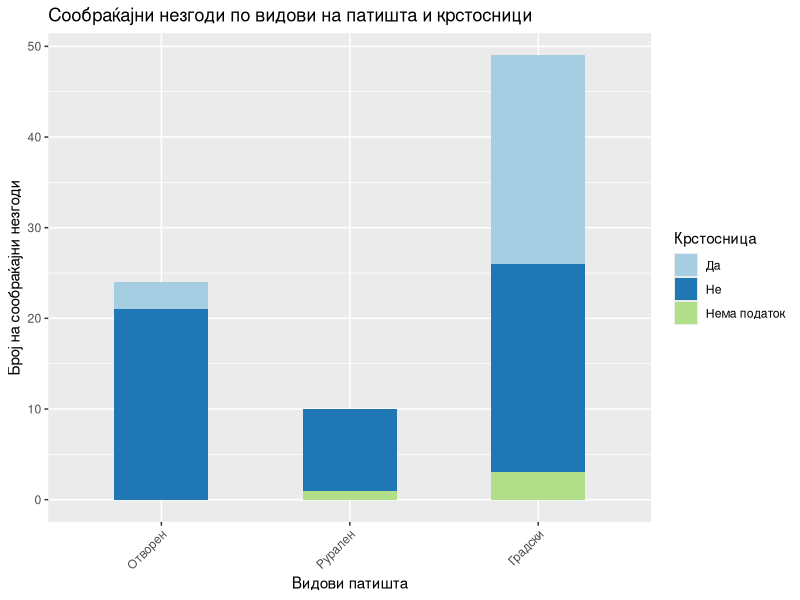
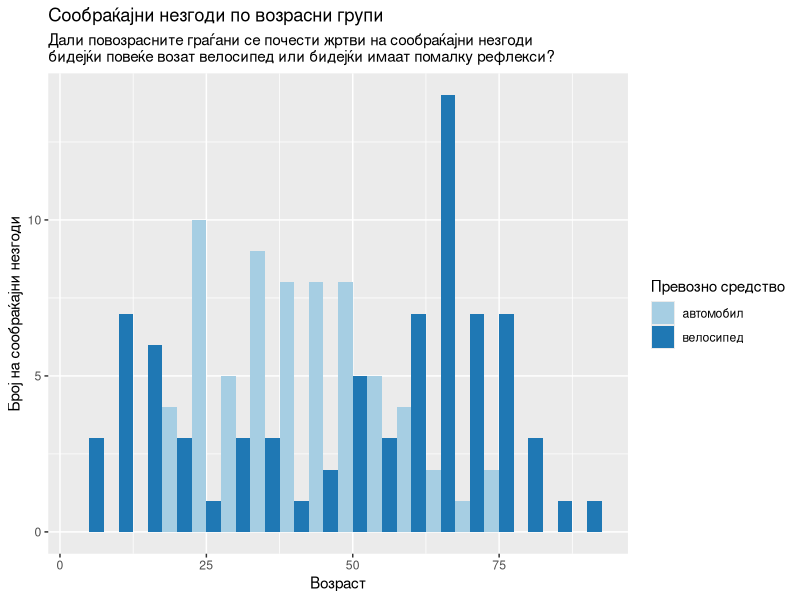

Write R code to recreate these figures, in order.
## ---- chunk 1
library(tidyverse)
## ---- chunk 2
#get the data
accidents <- as_tibble(read_csv("mvr-data.csv"))
## ---- chunk 3
#keep the traffic accidents
traffacc <- accidents %>% 
  #separate Date of event; having months as observations might be useful.
  separate(DateOfEvent, c("Day", "Month", "Year"), sep = "\\.", remove = FALSE) %>% 
  #filter so we keep just the traffic accidents
  filter(Event == "сообраќајна незгода")
## ---- chunk 4
#plot roads and accidents
traffacc %>% mutate(Crossroad2=case_when(Crossroad == "да" ~ "Да",
                                         Crossroad == "не" ~ "Не",
                                         is.na(Crossroad) ~ "Нема податок")) %>%
  ggplot(aes(TypeOfRoad)) +
    geom_bar(aes(fill=Crossroad2), width = 0.5) +
    scale_x_discrete(labels=c("Отворен", "Рурален", "Градски")) +
    theme(axis.text.x = element_text(angle=45, vjust=1, hjust=1)) +
    scale_fill_brewer(palette = "Paired") +
    labs(title="Сообраќајни незгоди по видови на патишта и крстосници", 
            x = "Видови патишта", y = "Број на сообраќајни незгоди", fill = "Крстосница") 
## ---- chunk 5
#new data sets for plot by age of persons
veh1 <- traffacc %>% 
  select(DateOfEvent, TypeOfRoad, ends_with("1")) %>% 
  rename(Vehicle=Vehicle1, Age=AgeV1, Gender=GenderV1)

veh2 <- traffacc %>% 
  select(DateOfEvent, TypeOfRoad, ends_with("2")) %>% 
  rename(Vehicle=Vehicle2, Age=AgeV2, Gender=GenderV2) %>% 
  select(-TypeV2, -AlchoholV2)

#plot the age of cyclists and drivers
both_veh <- bind_rows(veh1, veh2)
both_veh %>% filter(Vehicle %in% c("велосипед", "автомобил")) %>%
ggplot(aes(x=Age, group=Vehicle, fill=Vehicle)) +
  geom_histogram(position="dodge", binwidth = 5) +
  scale_fill_brewer(palette = "Paired") +
  labs(title = "Сообраќајни незгоди по возрасни групи", 
       subtitle = "Дали повозрасните граѓани се почести жртви на сообраќајни незгоди 
бидејќи повеќе возат велосипед или бидејќи имаат помалку рефлекси?",
     x = "Возраст", y = "Број на сообраќајни незгоди", fill = "Превозно средство") 

## ---- chunk 6
#Is there a correlation between roads and outcome; months and outcome; age of bycicle rider and outcome?
#chi2 tests for categorical variables
tbl1<-with(traffacc, table(TypeOfRoad, Outcome))
chisq.test(tbl1, correct = F)

tbl2 <- with(traffacc, table(Month, Outcome))
chisq.test(tbl2, correct = F)

tbl3 <- with(traffacc, table(AgeV1, Outcome))
chisq.test(tbl3, correct = F)
## ---- chunk 7
